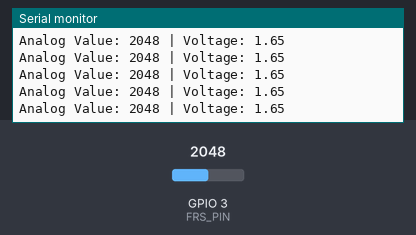
The sketch below on a simulated ESP32. Parts: the last lines printed to the serial monitor. The inputs (shaded band) are chosen by the test bench; at power-on: GPIO 3 (FRS_PIN) = 2048.

Above: at 1.2 s.
1.3 s: GPIO 3 (FRS_PIN) set to 1042
At 2.0 s:
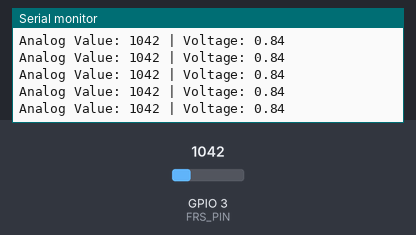
4.3 s: GPIO 3 (FRS_PIN) set to 934
At 5.3 s:
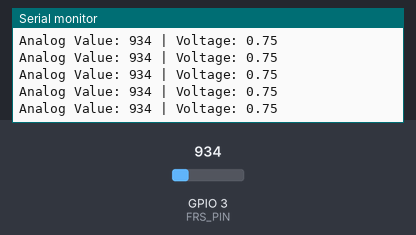
Timing chart, 0 to 7.3 s (numbered marks = the images above; inputs shaded):
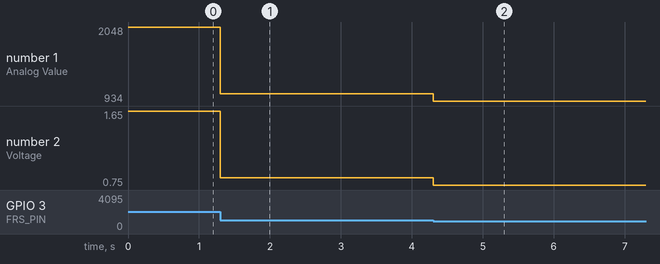

The sketch:

frs_esp32_combo.ino
```cpp
// Define the pin connected to the FRS sensor
#define FRS_PIN 3 // GPIO2 for ADC

void setup() {
  // Initialize serial communication for debugging
  Serial.begin(115200);

  // Set the ADC pin mode
  pinMode(FRS_PIN, INPUT);
}

void loop() {
  // Read the analog value from the sensor
  int analogValue = analogRead(FRS_PIN);

  // Convert the analog value to voltage (Optional)
  // ESP32 ADC has a resolution of 12 bits (0-4095)
  float voltage = analogValue * (3.3 / 4095.0); // 3.3V reference voltage

  // Print the analog and voltage values
  Serial.print("Analog Value: ");
  Serial.print(analogValue);
  Serial.print(" | Voltage: ");
  Serial.println(voltage);

  delay(00); // Wait for 500 ms before reading again
}
```

Measured:
- after the input at 1.3 s, the serial monitor: prints a new line at once (image 1)
- after the input at 4.3 s, the serial monitor: prints a new line at once (image 2)
- plotted number 1: 2048 → 1042 after the input at 1.3 s, 1042 → 934 after the input at 4.3 s
- plotted number 2: 1.65 → 0.84 after the input at 1.3 s, 0.84 → 0.75 after the input at 4.3 s
